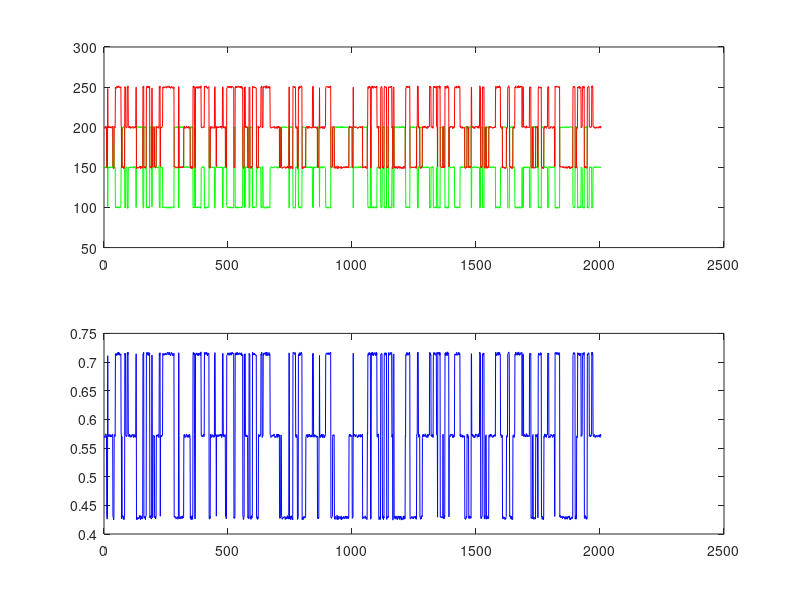

The MATLAB source for this figure:

clear;
lambda1=10;      % average time at low
lambda2=10;      % average time at high
lambda3=10;
N=100;              % number of simulated traces

Tmax=2000;       % maximum time
cd('F:\programs\traces')

sz=0;in=0;
donor=[];acceptor=[];ALLT1=[];ALLT2=[];
%% exponential distribution %%%%
 T1=round(exprnd(lambda1,40000,1));
 T2=round(exprnd(lambda2,40000,1));
 T3=round(exprnd(lambda3,50000,1));
%%% random distribution %%%%
% T1=randi(40,10000,1);
% T2=randi(10,20000,1);

d_noise=1;
a_noise=1;

tr1=0.3333;
tr2=0.6666;

i=1;

for j = 1:N
Time=[];donor=[];acceptor=[];
in=0;sz=0;  

t=T1(i);
donor(1+in:in+t)=100+ (-d_noise) + (2*d_noise) .*rand(t,1);
status=1;

while sz<Tmax
    toss=rand(1);
    i=i+1;
    if status==1;
        if toss < 0.5;
        t=T2(i);
        donor(1+in:in+t)=150+ (-d_noise) + (2*d_noise) .*rand(t,1);  %random number between -20 and 20 added. r = a + (b-a).*rand(100,1);
        temp_status=2;
        else 
        t=T3(i);
        donor(1+in:in+t)=200+ (-d_noise) + (2*d_noise) .*rand(t,1);  %random number between -20 and 20 added. r = a + (b-a).*rand(100,1);
        temp_status=3;
        end
    end

     if status==2;
        if toss < 0.5;
        t=T1(i);
        donor(1+in:in+t)=100+ (-d_noise) + (2*d_noise) .*rand(t,1);  %random number between -20 and 20 added. r = a + (b-a).*rand(100,1);
        temp_status=1;
        else 
        t=T3(i);    
        donor(1+in:in+t)=200+ (-d_noise) + (2*d_noise) .*rand(t,1);  %random number between -20 and 20 added. r = a + (b-a).*rand(100,1);
        temp_status=3;
        end
     end
    
       if status==3;
        if toss < 0.5;
        t=T1(i);
        donor(1+in:in+t)=100+ (-d_noise) + (2*d_noise) .*rand(t,1);  %random number between -20 and 20 added. r = a + (b-a).*rand(100,1);
        temp_status=1;
        else 
        t=T2(i);    
        donor(1+in:in+t)=150+ (-d_noise) + (2*d_noise) .*rand(t,1);  %random number between -20 and 20 added. r = a + (b-a).*rand(100,1);
        temp_status=2;
        end
       end
    status=temp_status;
    sz=max(size (donor));
    in=t+in;
    
end    

err=-a_noise + (2*a_noise).*rand(sz,1);
acceptor=350.-(donor+err');
Time=[1:sz];
FRET=acceptor./(donor+acceptor);

% plotting the traces and FRET
 subplot(2,1,1);
plot(Time,donor,'g',Time,acceptor,'r');

subplot(2,1,2)
plot(Time,FRET,'b')
%%%%%%%%%%%%%%%%%%%%%%%%%%%%%%

% saving the traces in 3 column .dat files.
output=[Time' , donor', acceptor'];
k=num2str(j);fname=['trace' k '.dat'];
save(fname,'output','-ascii') ;
%%%%%%%%%%%%%%%%%%%%
end
